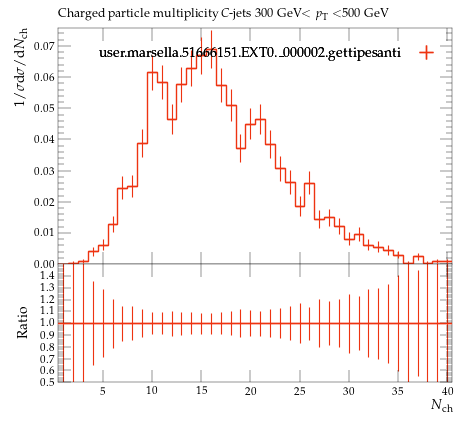

Here is the Python script that generated this plot:
#! /usr/bin/env python

# This Python script was auto-generated using YODA v2.0.2.
# Analysis object: /MC_HFDECAYS/avg_C_jet_ch_mult_300_500
# Timestamp: 24-07-2026 (16:40:05)

import matplotlib as mpl
import matplotlib.pyplot as plt
mpl.use('Agg') # comment out for interactive use
import os
import numpy as np

plotDir = os.path.split(os.path.realpath(__file__))[0]
if 'YODA_USER_PLOT_PATH' in globals():
    plot_outdir = globals()['YODA_USER_PLOT_PATH']
else:
    plot_outdir = plotDir

#plot style
plt.style.use(os.path.join(plotDir, '../default.mplstyle'))
# plot metadata
figW, figH = plt.rcParams['figure.figsize']
ax_xLabel = r'$N_\mathrm{ch}$'
ax_yLabel = r'$1/\sigma \mathrm{d}\sigma/\mathrm{d}N_\mathrm{ch}$'
ax_title  = r'Charged particle multiplicity $C$-jets 300 GeV$<p_\mathrm{T}<$500 GeV'
ax_xScale = 'linear'
ax_yScale = 'linear'
xLims = (0.5, 40.5)
yLims = (0.0, 0.075826267)
xMinorTickMarks = 0

# TeX-friendly labels for the legend
labels = {
    'legend' : ([ r"user.marsella.51666151.EXT0.\_000002.gettipesanti" ], r""),
}

# Adjust canvas width and height
canvasW = 10.0
canvasH = 9.0
figW *= canvasW/10.
figH *= canvasH/9.

# Create figure and axis objects
fig, (ax, ratio0_ax) = plt.subplots(2, 1, sharex=True,
                  figsize=(figW,figH), gridspec_kw={'height_ratios': (6.0, 3.0)})

# Set figure margins
plt.subplots_adjust(
    left   = 1.0 * plt.rcParams['figure.subplot.left'],
    right  = 1.0 * plt.rcParams['figure.subplot.right'],
    top    = 1.0 * plt.rcParams['figure.subplot.top'],
    bottom = 1.0 * plt.rcParams['figure.subplot.bottom'])

ratio0_ax.yaxis.set_major_locator(mpl.ticker.MultipleLocator(0.1))
ratio0_ax.set_ylim(0.5, 1.4999)
ratio0_ax.set_ylabel('Ratio')
ratio0_ax.xaxis.set_minor_locator(mpl.ticker.NullLocator())

# the numerical data is stored in a separate file
dataf = dict()
prefix = os.path.split(__file__)[0]
if prefix:    prefix = prefix + '/'
exec(open(prefix+'avg_C_jet_ch_mult_300_500__data.py').read(), dataf)


legend_handles = dict() # keep track of handles for the legend

# style options for curves
# starts at zorder>=5 to draw curve on top of legend
styles = {
  'user.marsella.51666151.EXT0._000002.gettipesanti.yoda.gz': {
    'color' : '#EE3311',
    'linestyle' : '-',
    'linewidth' : 1,
    'marker' : 'none',
    'markersize' : 2,
    'capsize' : 0.0,
    'zorder' : 5,
    'histstyle' : 1,
    'drawstyle' : 'steps-pre',
    'xerrorbars' : 1,
    'yerrorbars' : 1,
    'fillcolor' : None,
    'fillopacity' : 1.0,
    'ratio0_linestyle' : '-',
    'ratio0_linewidth' : 1,
    'ratio0_marker' : 'none',
    'ratio0_markersize' : 2,
    'ratio0_capsize' : 0.0,
    'ratio0_zorder' : 5,
    'ratio0_histstyle' : 1,
    'ratio0_drawstyle' : 'steps-pre',
    'ratio0_xerrorbars' : 1,
    'ratio0_yerrorbars' : 1,
  },
}

# curve from input yoda files in main panel
for label, yvals in dataf['yvals'].items():
    if all(np.isnan(v) for v in dataf['yvals'][label]):
        continue
    tmp = None
    if styles[label]['histstyle']: # draw as histogram
        xpos = dataf['xedges'][label] if styles[label]['drawstyle'] else dataf['xpoints'][label]
        ypos = np.insert(yvals, 0, yvals[0]) if styles[label]['drawstyle'] else yvals
        if styles[label]['fillcolor']: # fill area below curve
            ax.fill_between(xpos, ypos, step='pre',
                            color=styles[label]['fillcolor'],
                            alpha=styles[label]['fillopacity'])
        tmp, = ax.plot(xpos, ypos,
                       color=styles[label]['color'],
                       linestyle=styles[label]['linestyle'],
                       linewidth=styles[label]['linewidth'],
                       drawstyle=styles[label]['drawstyle'], solid_joinstyle='miter',
                       zorder=styles[label]['zorder'], label=label)
    tmp = ax.errorbar(dataf['xpoints'][label], yvals,
                      xerr=np.array(dataf['xerrs'][label])*styles[label]['xerrorbars'],
                      yerr=np.array(dataf['yerrs'][label])*styles[label]['yerrorbars'],
                      fmt=styles[label]['marker'], capsize=styles[label]['capsize'],
                      markersize=styles[label]['markersize'],
                      ecolor=styles[label]['color'],
                      color=styles[label]['color'], zorder=styles[label]['zorder'])
    tmp[-1][0].set_linestyle(styles[label]['linestyle'])
    tmp[-1][0].set_linewidth(styles[label]['linewidth'])
    if label in dataf['add_legend_handle']:  legend_handles[label] = tmp
    for varLabel in dataf['variation_yvals'].keys():
        if varLabel.startswith(label):
            tmp, = ax.plot(dataf['xedges'][label], dataf['variation_yvals'][varLabel],
                           color=styles[label]['color'],
                           linestyle=styles[label]['linestyle'],
                           linewidth=styles[label]['linewidth'],
                           drawstyle='steps-pre', solid_joinstyle='miter',
                           zorder=styles[label]['zorder'], alpha=0.5)


# plots on ratio panel
# curve from input yoda files in ratio panel
for label, yvals in dataf['ratio0_yvals'].items():
    if all(np.isnan(v) for v in yvals):
        continue
    if styles[label]['ratio0_histstyle']: # plot as histogram
        xpos = dataf['xedges']['user.marsella.51666151.EXT0._000002.gettipesanti.yoda.gz'] if styles[label]['ratio0_drawstyle'] else dataf['xpoints']['user.marsella.51666151.EXT0._000002.gettipesanti.yoda.gz']
        ypos = np.insert(yvals, 0, yvals[0]) if styles[label]['ratio0_drawstyle'] else yvals
        ratio0_ax.plot(xpos, ypos,
                       color=styles[label]['color'],
                       linewidth=styles[label]['linewidth'],
                       linestyle=styles[label]['ratio0_linestyle'],
                       drawstyle=styles[label]['ratio0_drawstyle'], zorder=styles[label]['zorder'],
                       solid_joinstyle='miter')
    tmp = ratio0_ax.errorbar(dataf['xpoints']['user.marsella.51666151.EXT0._000002.gettipesanti.yoda.gz'], yvals,
                             xerr=np.array(dataf['ref_xerrs'])*styles[label]['ratio0_xerrorbars'],
                             yerr=np.array(dataf['ratio0_yerrs'][label])*styles[label]['ratio0_yerrorbars'],
                             fmt=styles[label]['ratio0_marker'], capsize=styles[label]['ratio0_capsize'],
                             markersize=styles[label]['ratio0_markersize'],
                             ecolor=styles[label]['color'],
                             color=styles[label]['color'])
    tmp[-1][0].set_linestyle(styles[label]['ratio0_linestyle'])
    tmp[-1][0].set_linewidth(styles[label]['ratio0_linewidth'])

    for varlabel in dataf['ratio0_variation_vals'].keys():
        if varlabel.startswith(label):
            ratio0_ax.plot(dataf['xedges']['user.marsella.51666151.EXT0._000002.gettipesanti.yoda.gz'],
                            dataf['ratio0_variation_vals'][varlabel],
                            color=styles[label]['color'],
                            linestyle=styles[label]['linestyle'],
                            linewidth=styles[label]['linewidth'],
                            drawstyle='steps-pre', solid_joinstyle='miter',
                            zorder=1, alpha=0.5)

legend_items = list(legend_handles.values())
ax.add_artist(ax.legend(legend_items,
                        labels['legend'][0],
                        title=labels['legend'][1],
                        alignment='right',
                        loc='upper right',
                        bbox_to_anchor=(1.0, 0.97),markerfirst=False))

# set plot metadata as defined above
ratio0_ax.set_xlabel(ax_xLabel)
ratio0_ax.xaxis.set_label_coords(1., -0.15)
ax.set_ylabel(ax_yLabel, ha='right', va='top')
ax.yaxis.set_label_coords(-0.11, 1.0)
ax.set_title(ax_title, loc='left')
ax.set_xscale(ax_xScale)
ax.set_yscale(ax_yScale)
ax.set_xlim(xLims)
ax.set_ylim(yLims)

# tick formatting
plt.rcParams['xtick.top'] = True
plt.rcParams['ytick.right'] = True
ax.xaxis.set_minor_locator(mpl.ticker.NullLocator())
fig.align_ylabels((ax, ratio0_ax))
plt.savefig(os.path.join(plot_outdir, 'avg_C_jet_ch_mult_300_500.pdf'), format='PDF')
plt.savefig(os.path.join(plot_outdir, 'avg_C_jet_ch_mult_300_500.png'), format='PNG')

plt.close(fig)
